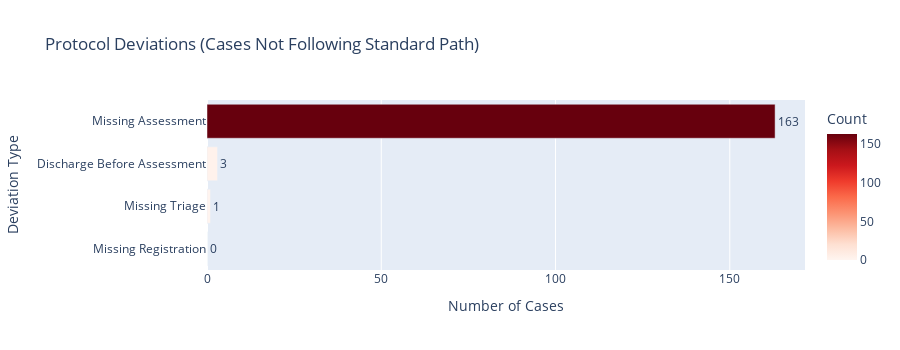

Notebook source saved alongside this figure:
### Markdown cell above
## Cell 18: Deviation Summary Visualization

### Code cell
# Create deviation summary chart
deviation_data = pd.DataFrame({
    'Deviation Type': [
        'Missing Assessment',
        'Missing Registration', 
        'Missing Triage',
        'Discharge Before Assessment'
    ],
    'Count': [
        len(deviations['missing_assessment']),
        len(deviations['missing_registration']),
        len(deviations['missing_triage']),
        len(deviations['discharge_before_assessment'])
    ]
})

deviation_data['Percentage'] = (deviation_data['Count'] / len(traces_df) * 100).round(2)

fig_dev = px.bar(
    deviation_data.sort_values('Count'),
    x='Count',
    y='Deviation Type',
    orientation='h',
    title='Protocol Deviations (Cases Not Following Standard Path)',
    color='Count',
    color_continuous_scale='Reds',
    text='Count'
)

fig_dev.update_traces(textposition='outside')
fig_dev.update_layout(
    height=350,
    showlegend=False,
    xaxis_title='Number of Cases'
)

fig_dev.show()

### Figure 1 — Plotly figure (JSON) as saved in the notebook; plotly's stock layout.template omitted (floating-point values rounded to 4 significant figures)
{"data": [{"hovertemplate": "Count=%{marker.color}<br>Deviation Type=%{y}<extra></extra>", "legendgroup": "", "marker": {"color": [0, 1, 3, 163], "coloraxis": "coloraxis", "pattern": {"shape": ""}}, "name": "", "orientation": "h", "showlegend": false, "text": [0.0, 1.0, 3.0, 163.0], "textposition": "outside", "type": "bar", "x": [0, 1, 3, 163], "xaxis": "x", "y": ["Missing Registration", "Missing Triage", "Discharge Before Assessment", "Missing Assessment"], "yaxis": "y"}], "layout": {"barmode": "relative", "coloraxis": {"colorbar": {"title": {"text": "Count"}}, "colorscale": [[0, "rgb(255,245,240)"], [0.125, "rgb(254,224,210)"], [0.25, "rgb(252,187,161)"], [0.375, "rgb(252,146,114)"], [0.5, "rgb(251,106,74)"], [0.625, "rgb(239,59,44)"], [0.75, "rgb(203,24,29)"], [0.875, "rgb(165,15,21)"], [1, "rgb(103,0,13)"]]}, "height": 350, "legend": {"tracegroupgap": 0}, "showlegend": false, "title": {"text": "Protocol Deviations (Cases Not Following Standard Path)"}, "xaxis": {"anchor": "y", "domain": [0, 1], "title": {"text": "Number of Cases"}}, "yaxis": {"anchor": "x", "domain": [0, 1], "title": {"text": "Deviation Type"}}}}
